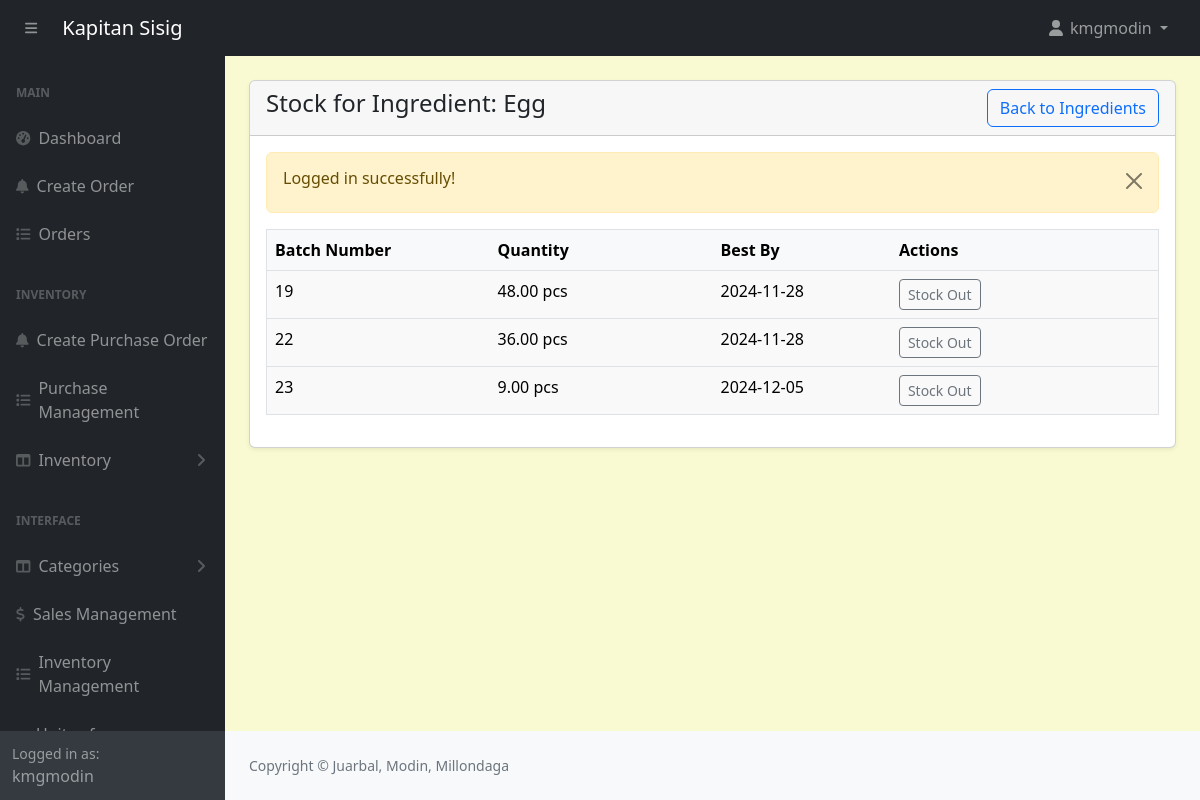
The page /admin/ingredients-stock.php?id=8 (signed in) on the database its author committed.
### tables this page shows
CREATE TABLE `ingredients` (
  `id` int(11) NOT NULL,
  `name` varchar(191) NOT NULL,
  `unit_id` int(11) NOT NULL,
  `category` varchar(191) NOT NULL,
  `quantity` int(10) UNSIGNED DEFAULT NULL,
  `reorder_point` decimal(10,2) NOT NULL,
  `price` decimal(10,2) NOT NULL DEFAULT 0.00
);

CREATE TABLE `stockin_ingredients` (
  `id` int(11) NOT NULL,
  `stockin_id` int(11) NOT NULL,
  `ingredient_id` int(11) NOT NULL,
  `quantity` decimal(10,2) NOT NULL,
  `totalQuantity` decimal(10,2) NOT NULL,
  `unit_id` int(11) NOT NULL,
  `totalPrice` int(11) NOT NULL,
  `expiryDate` date DEFAULT NULL
);

CREATE TABLE `units_of_measure` (
  `id` int(11) NOT NULL,
  `category_id` int(11) DEFAULT NULL,
  `uom_name` varchar(255) DEFAULT NULL,
  `type` enum('reference','bigger','smaller') DEFAULT NULL,
  `ratio` decimal(10,5) DEFAULT NULL,
  `active` tinyint(1) DEFAULT 1,
  `rounding_precision` decimal(10,5) DEFAULT NULL
);

### admin/ingredients-stock.php (the view, shortened to what this page needs)
<?php
include('includes/header.php');
$ingredientId = isset($_GET['id']) ? intval($_GET['id']) : 0;
if ($ingredientId > 0) {
    $ingredientQuery = "SELECT ingredients.*, units_of_measure.uom_name AS unit_name
                        FROM ingredients
                        LEFT JOIN units_of_measure ON ingredients.unit_id = units_of_measure.id
                        WHERE ingredients.id = $ingredientId";
    $ingredientResult = mysqli_query($conn, $ingredientQuery);
    $ingredient = mysqli_fetch_assoc($ingredientResult);
    if ($ingredient) {
        $stockQuery = "SELECT si.*, uom.uom_name AS unit_name, uom.ratio AS unit_ratio
                       FROM stockin_ingredients si
                       JOIN units_of_measure uom ON uom.id = si.unit_id
                       WHERE si.ingredient_id = $ingredientId AND si.quantity > 0";
        $stockResult = mysqli_query($conn, $stockQuery);
    }
}
?>
<div class="container-fluid px-4 pb-4">
    <div class="card mt-4 shadow-sm">
        <div class="card-header">
            <h4 class="mb-0">
                Stock for Ingredient: <?php echo htmlspecialchars($ingredient['name']); ?>
                <a href="ingredients-view.php" class="btn btn-outline-primary float-end">Back to Ingredients</a>
            </h4>
        </div>
        <div class="card-body">
            <table class="table" style="width: 100%; margin-bottom: 1rem; color: #000; border: 1px solid #dee2e6;">
                <thead>
                    <tr style="background-color: #f8f9fa; color: #000;">
                        <th>Batch Number</th>
                        <th>Quantity</th>
                        <th>Best By</th>
                        <th>Actions</th>
                    </tr>
                </thead>
                <tbody>
                    <?php
                    if (mysqli_num_rows($stockResult) > 0) {
                        while ($stock = mysqli_fetch_assoc($stockResult)) :
                    ?>
                        <tr style="background-color: #f9f9f9; border: 1px solid #dee2e6;">
                            <td width="25%"><?php echo htmlspecialchars($stock['stockin_id']); ?></td>
                            <td width="25%">
                                <?php echo number_format($stock['quantity'] * $stock['unit_ratio'], 2); ?>
                                <?php echo htmlspecialchars($ingredient['unit_name']); ?>
                            </td>
                            <td width="20%"><?php echo htmlspecialchars($stock['expiryDate']); ?></td>
                            <td width="30%">
                                <a href="ingredients-stock-out.php?stockin_id=<?php echo $stock['stockin_id']; ?>&ingredient_id=<?php echo $ingredientId; ?>"
                                   class="btn btn-outline-secondary btn-sm">Stock Out</a>
                            </td>
                        </tr>
                    <?php
                        endwhile;
                    } else {
                        echo "<tr><td colspan='4'>No stock information available.</td></tr>";
                    }
                    ?>
                </tbody>
            </table>
        </div>
    </div>
</div>
<?php include('includes/footer.php'); ?>

### admin/assets/css/custom.css (style rules this page uses)
body { margin: 0; font-family: system-ui, -apple-system, "Segoe UI", Roboto, "Helvetica Neue", "Noto Sans", "Liberation Sans", Arial, sans-serif; font-size: 1rem; font-weight: 400; line-height: 1.5; color: #212529; text-align: left; background-color: #FAFAD2; -webkit-text-size-adjust: 100%; -webkit-tap-highlight-color: rgba(0, 0, 0, 0); }

### rows shown on the page
ingredients: name "Egg"
stockin_ingredients: stockin "19", $stock['quantity']*$stock['unit_ratio'] "48.00", expiryDate "2024-11-28"
units_of_measure: uom_name "pcs"
stockin_ingredients: stockin "22", $stock['quantity']*$stock['unit_ratio'] "36.00", expiryDate "2024-11-28"
stockin_ingredients: stockin "23", $stock['quantity']*$stock['unit_ratio'] "9.00", expiryDate "2024-12-05"

### other values the page prints
$_SESSION['loggedInUser']['username'] "kmgmodin"
$_SESSION['message'] "Logged in successfully!"
